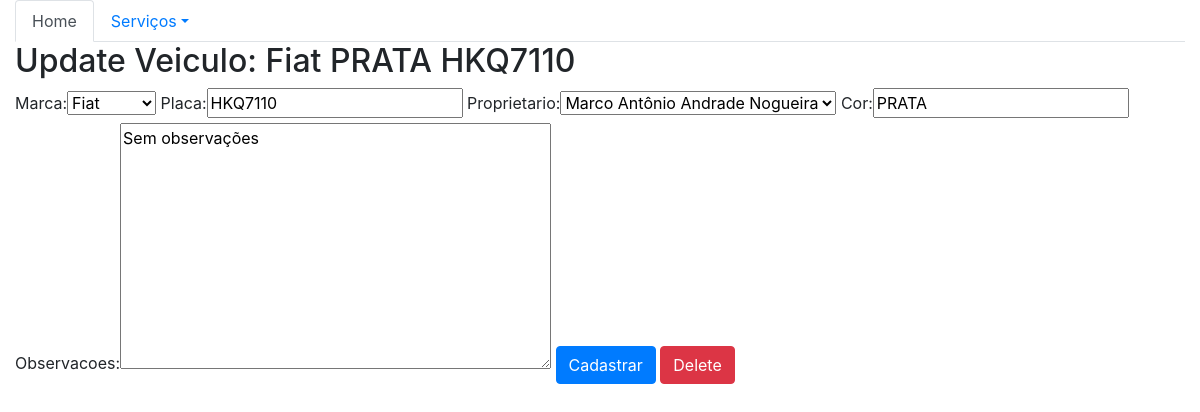
The app's page /veiculo_update/1/ with its own data.
### core/models.py (models this page shows)
class Veiculo(models.Model):
    marca = models.ForeignKey('Marca', on_delete=models.CASCADE)
    placa = models.CharField(max_length=7)
    proprietario = models.ForeignKey('Pessoa', on_delete=models.CASCADE)
    cor = models.CharField(max_length=15)
    observacoes = models.TextField()
    def __str__(self):
        return str(self.marca) + ' ' + self.cor +  ' ' + self.placa

class Marca(models.Model):
    nome = models.CharField(max_length=50)
    def __str__(self):
        return self.nome

### core/views.py (the view)
# urls.py: path('veiculo_update/<int:id>/', veiculo_update, name='core_veiculo_update'),
def veiculo_update(request, id):
    data = {}
    veiculo = Veiculo.objects.get(id=id)
    form = VeiculoForm(request.POST or None, instance=veiculo)
    data['veiculo'] = veiculo
    data['form'] = form
    if request.method == 'POST':
        if form.is_valid():
            form.save()
            return redirect('core_lista_veiculos')
    else:
        return render(request, 'core/update_veiculo.html', data)

### core/forms.py
class VeiculoForm(ModelForm):
    class Meta:
        model = Veiculo
        fields = '__all__'

### core/models.py (called while the page is built)
    def __str__(self):
        return self.nome

### core/templates/core/update_veiculo.html (shortened to what this page needs)
{% extends "base.html" %}
{% load bootstrap %}
{% block main %}
<div class="row">
    <div class="col-12">
        <h2> Update Veiculo: {{veiculo}} </h2>
    </div>
</div>
<div class="row">
    <div class="col-12">
        <form action="{% url 'core_veiculo_update' veiculo.id %}" method="POST">
                {{ form |bootstrap }}
                <button type="submit" class="btn btn-primary"> Cadastrar </button>
                <a href="{% url 'core_veiculo_delete' veiculo.id %} " class="btn btn-danger">Delete</a>
        </form>
    </div>
</div>
{% endblock %}

### records on screen
Veiculo: marca+cor+placa "Fiat PRATA HKQ7110", marca "Fiat", placa "HKQ7110", proprietario "Marco Antônio Andrade Nogueira", cor "PRATA", observacoes "Sem observações"
